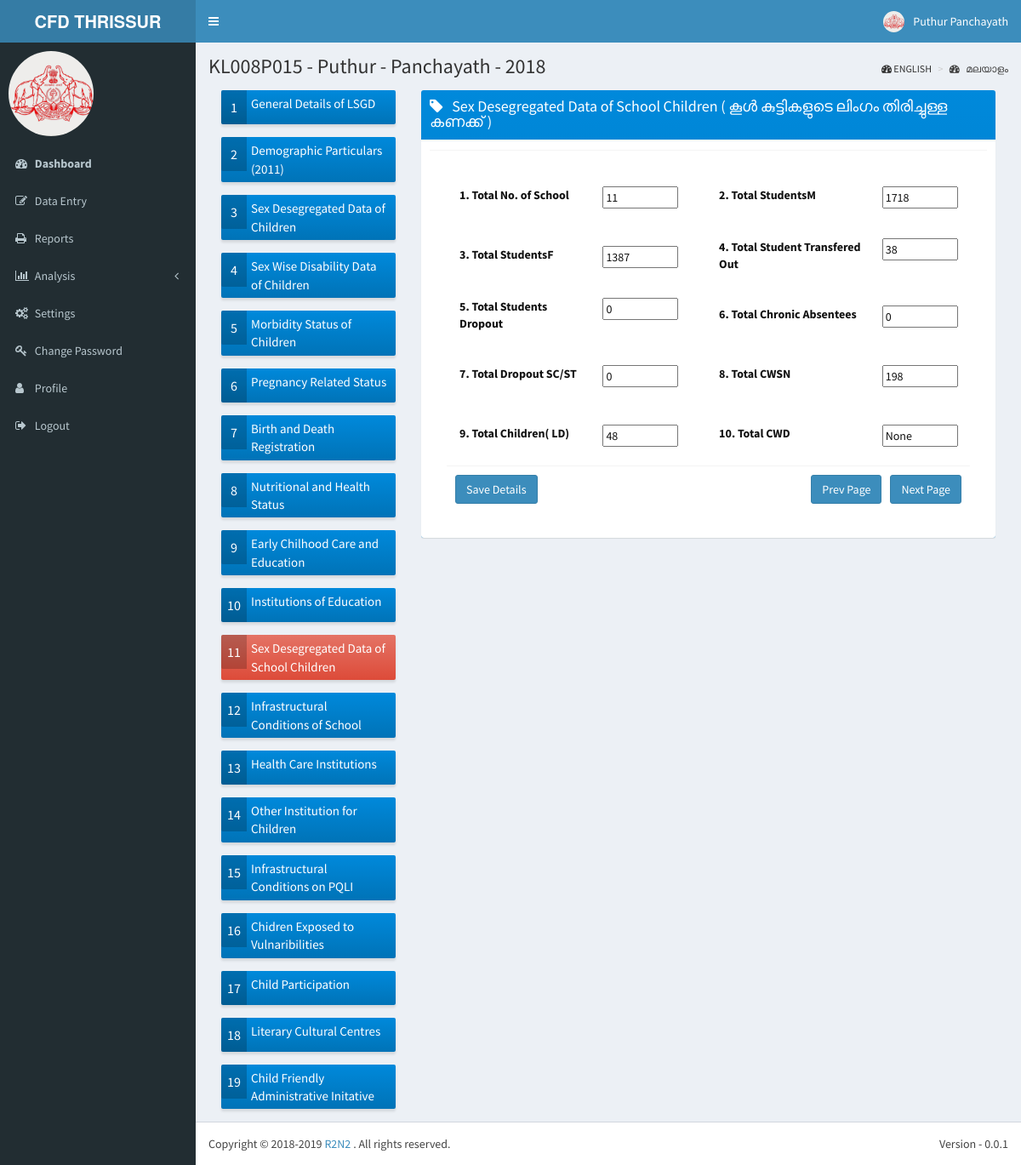
/data/sddosc/ (signed in), run on the app's committed database.
### lsgd/models.py (models this page shows)
class Lsgd(models.Model):
    lsgd_code = models.CharField(max_length = 15, unique = True, primary_key = True)
    lsgd_name = models.CharField(max_length = 100, unique = True)
    lsgd_type = models.CharField(max_length = 15)
    lsgd_district = models.ForeignKey('District', on_delete = models.SET_NULL, null=True)
    lsgd_taluk = models.ForeignKey('Taluk', on_delete = models.SET_NULL, null = True)
    lsgd_block = models.ForeignKey('Block', on_delete = models.SET_NULL, null = True)
    lsgd_assembly = models.ForeignKey('Assembly', on_delete = models.SET_NULL, null = True)
    lsgd_parliament = models.ForeignKey('Parliament', on_delete = models.SET_NULL, null = True)

### qbnk/models.py (models this page shows)
class QuestionBank(models.Model):
    question_code = models.CharField(max_length = 10, unique = True, primary_key = True)
    question_text = models.CharField(max_length = 500)
    question_text_m = models.CharField(max_length = 500)
    question_type = models.CharField(max_length = 10)
    question_options = models.CharField(max_length = 200, blank=True)

### data/models.py (models this page shows)
class D011(models.Model):
	lsgd_code_and_year = models.CharField(max_length = 20, unique = True, primary_key = True)
	Total_NoofSchool = models.IntegerField(null = True)
	Total_Students_M = models.IntegerField(null = True)
	Total_Students_F = models.IntegerField(null = True)
	Total_Student_Transfered_Out = models.IntegerField(null = True)
	Total_Students_Dropout = models.IntegerField(null = True)
	Total_Chronic_Absentees = models.IntegerField(null = True)
	Total_Dropout_SCST = models.IntegerField(null = True)
	Total_CWSN = models.IntegerField(null = True)
	Total_Children_LD = models.IntegerField(null = True)
	Total_CWD = models.IntegerField(null = True)

### data/views.py (the view)
def sddosc_page(request):
    data_entry_year = 2018
    current_user = request.user
    lsgd_code = current_user.profile.user_lsgd
    district_code = lsgd_code[:5]
    questions_queryset =  QuestionBank.objects.filter(question_code__startswith = "Q011").values().order_by('question_code')
    lsgd_selected = Lsgd.objects.filter(lsgd_code = lsgd_code)
    reqd_data = lsgd_code + str(data_entry_year)
    current_answerset = D011.objects.filter(lsgd_code_and_year = reqd_data )
    if request.method == 'POST':
        data_form011 = F011(request.POST)
        data011 = D011()
        print(request.POST)
        if data_form011.is_valid():
            data011.lsgd_code_and_year = lsgd_code + str(data_entry_year)
            data011.Total_NoofSchool = data_form011.cleaned_data['Total_NoofSchool']
            data011.Total_Students_M = data_form011.cleaned_data['Total_Students_M']
            data011.Total_Students_F = data_form011.cleaned_data['Total_Students_F']
            data011.Total_Student_Transfered_Out = data_form011.cleaned_data['Total_Student_Transfered_Out']
            data011.Total_Students_Dropout = data_form011.cleaned_data['Total_Students_Dropout']
            data011.Total_Chronic_Absentees = data_form011.cleaned_data['Total_Chronic_Absentees']
            data011.Total_Dropout_SCST = data_form011.cleaned_data['Total_Dropout_SCST']
            data011.Total_CWSN = data_form011.cleaned_data['Total_CWSN']
            data011.Total_Children_LD = data_form011.cleaned_data['Total_Children_LD']
            data011.Total_CWD = data_form011.cleaned_data['Total_CWD']
            data011.save()
        else:
            print('Form not valid')
        if 'next_page' in request.POST:
            print("Next page clicked")
            return redirect('/data/icos/')
        elif 'prev_page' in request.POST:
            print("Prev page clicked")
            return redirect('/data/ioe/')
        else:
            print("Save details clicked")
    else:
        print("Not a POST request")
    if (current_user.profile.user_lang == 0):
        return render(request, 'data/11sddosc.html', {'questions': questions_queryset, 'lsgd_selected': lsgd_selected, 'data_entry_year': data_entry_year, \
                            'current_user': current_user, 'answers': current_answerset})
    else:
        return render(request, 'data/11sddoscm.html', {'questions': questions_queryset, 'lsgd_selected': lsgd_selected, 'data_entry_year': data_entry_year, \
                            'current_user': current_user, 'answers': current_answerset})

### data/templates/data/11sddosc.html (shortened to what this page needs)
{% extends 'r2n2/base.html' %}
{% block userinfo %}
          <li class="dropdown user user-menu">
            <a href="#" class="dropdown-toggle" data-toggle="dropdown">
              <img src="/static/dist/img/user2-160x160.jpg" class="user-image" alt="User Image">
              <span class="hidden-xs">{{ current_user.first_name}} {{ current_user.last_name}}</span>
            </a>
          </li>
{% endblock %}
{% block content_header %}
	<section class="content-header">
	<h1>
		{{ lsgd_selected.0.lsgd_code }} -
        {{ lsgd_selected.0.lsgd_name }} -
        {{ lsgd_selected.0.lsgd_type }} -
		{{ data_entry_year }}
    </h1>
	<ol class="breadcrumb">
        <li><i class="fa fa-dashboard"></i> ENGLISH</li>
        <li><a href="#"><i class="fa fa-dashboard"></i> മലയാളം </a></li>
     </ol>
    </section>
{% endblock %}
{% block content %}
<section class="content">
<section class="col-lg-3 col-md-3">
<div class="row">
  <div class="col-md-12 col-sm-6 col-xs-12">
    <a href=""> <div class="info-box bg-blue-gradient">
      <span class="info-box-icon">1</span>
      <div class="info-box-content">
        <span class="info-box-number">General Details of LSGD </span>
      </div>
    </div>
  </div></a>
</div>
<div class="row">
  <div class="col-md-12 col-sm-6 col-xs-12">
    <a href="/data/demp"> <div class="info-box bg-blue-gradient">
      <span class="info-box-icon">2</span>
      <div class="info-box-content">
        <span class="info-box-number">Demographic Particulars (2011) </span>
      </div>
    </div>
  </div></a>
</div>
<div class="row">
  <div class="col-md-12 col-sm-6 col-xs-12">
    <a href="/data/sddc/"> <div class="info-box bg-blue-gradient">
      <span class="info-box-icon">3</span>
      <div class="info-box-content">
        <span class="info-box-number">Sex Desegregated Data of Children</span>
      </div>
    </div>
  </div></a>
</div>
<div class="row">
  <div class="col-md-12 col-sm-6 col-xs-12">
    <a href="/data/swdd/"> <div class="info-box bg-blue-gradient">
      <span class="info-box-icon">4</span>
      <div class="info-box-content">
        <span class="info-box-number">Sex Wise Disability Data of Children </span>
      </div>
    </div>
  </div></a>
</div>
<div class="row">
  <div class="col-md-12 col-sm-6 col-xs-12">
    <a href="/data/msc/"> <div class="info-box bg-blue-gradient">
      <span class="info-box-icon">5</span>
      <div class="info-box-content">
        <span class="info-box-number">Morbidity Status of Children </span>
      </div>
    </div>
  </div></a>
</div>
<div class="row">
  <div class="col-md-12 col-sm-6 col-xs-12">
    <a href="/data/prs/"> <div class="info-box bg-blue-gradient">
      <span class="info-box-icon">6</span>
      <div class="info-box-content">
        <span class="info-box-number">Pregnancy Related Status</span>
      </div>
    </div>
  </div></a>
</div>
<div class="row">
  <div class="col-md-12 col-sm-6 col-xs-12">
    <a href="/data/bdr/"> <div class="info-box bg-blue-gradient">
      <span class="info-box-icon">7</span>
      <div class="info-box-content">
        <span class="info-box-number">Birth and Death Registration </span>
      </div>
    </div>
  </div></a>
</div>
<div class="row">
  <div class="col-md-12 col-sm-6 col-xs-12">
    <a href="/data/nhs/"> <div class="info-box bg-blue-gradient">
      <span class="info-box-icon">8</span>
      <div class="info-box-content">
        <span class="info-box-number">Nutritional and Health Status </span>
      </div>
    </div>
  </div></a>
</div>
<div class="row">
  <div class="col-md-12 col-sm-6 col-xs-12">
    <a href="/data/ecce/"> <div class="info-box bg-blue-gradient">
      <span class="info-box-icon">9</span>
      <div class="info-box-content">
        <span class="info-box-number">Early Chilhood Care and Education</span>
      </div>
    </div>
  </div></a>
</div>
<div class="row">
  <div class="col-md-12 col-sm-6 col-xs-12">
    <a href="/data/ioe/"> <div class="info-box bg-blue-gradient">
      <span class="info-box-icon">10</span>
      <div class="info-box-content">
        <span class="info-box-number">Institutions of Education</span>
      </div>
    </div>
  </div></a>
</div>
<div class="row">
  <div class="col-md-12 col-sm-6 col-xs-12">
    <a href="#"> <div class="info-box bg-red-gradient">
      <span class="info-box-icon">11</span>
      <div class="info-box-content">
        <span class="info-box-number">Sex Desegregated Data of School Children</span>
      </div>
    </div>
  </div></a>
</div>
<div class="row">
  <div class="col-md-12 col-sm-6 col-xs-12">
    <a href="/data/icos/"> <div class="info-box bg-blue-gradient">
      <span class="info-box-icon">12</span>
      <div class="info-box-content">
        <span class="info-box-number">Infrastructural Conditions of School</span>
      </div>
    </div>
  </div></a>
</div>
<div class="row">
  <div class="col-md-12 col-sm-6 col-xs-12">
    <a href="/data/hci/"> <div class="info-box bg-blue-gradient">
      <span class="info-box-icon">13</span>
      <div class="info-box-content">
        <span class="info-box-number">Health Care Institutions</span>
      </div>
    </div>
  </div></a>
</div>
<div class="row">
  <div class="col-md-12 col-sm-6 col-xs-12">
    <a href="/data/oifc/"> <div class="info-box bg-blue-gradient">
      <span class="info-box-icon">14</span>
      <div class="info-box-content">
        <span class="info-box-number">Other  Institution for Children</span>
      </div>
    </div>
  </div></a>
</div>
<div class="row">
  <div class="col-md-12 col-sm-6 col-xs-12">
    <a href="/data/icop/"> <div class="info-box bg-blue-gradient">
      <span class="info-box-icon">15</span>
      <div class="info-box-content">
        <span class="info-box-number">Infrastructural Conditions on PQLI</span>
      </div>
    </div>
  </div></a>
</div>
<div class="row">
  <div class="col-md-12 col-sm-6 col-xs-12">
    <a href="/data/cetv/"> <div class="info-box bg-blue-gradient">
      <span class="info-box-icon">16</span>
      <div class="info-box-content">
        <span class="info-box-number">Chidren Exposed to Vulnaribilities</span>
      </div>
    </div>
  </div></a>
</div>
<div class="row">
  <div class="col-md-12 col-sm-6 col-xs-12">
    <a href="/data/cp/"> <div class="info-box bg-blue-gradient">
      <span class="info-box-icon">17</span>
      <div class="info-box-content">
        <span class="info-box-number">Child Participation</span>
      </div>
    </div>
  </div></a>
</div>
<div class="row">
  <div class="col-md-12 col-sm-6 col-xs-12">
    <a href="/data/lcc/"> <div class="info-box bg-blue-gradient">
      <span class="info-box-icon">18</span>
      <div class="info-box-content">
        <span class="info-box-number">Literary Cultural Centres</span>
      </div>
    </div>
  </div></a>
</div>
<div class="row">
  <div class="col-md-12 col-sm-6 col-xs-12">
    <a href="/data/cfai/"> <div class="info-box bg-blue-gradient">
      <span class="info-box-icon">19</span>
      <div class="info-box-content">
        <span class="info-box-number">Child Friendly Administrative Initative</span>
      </div>
    </div>
  </div></a>
</div>
</section>
<section class="col-lg-9 col-md-9">
          <div class="box box-solid bg-blue-gradient">
            <div class="box-header with-border">
              <h3 class="box-title"><i class="fa fa-tag"></i> &nbsp; Sex Desegregated Data of School Children ( കൂൾ കുട്ടികളുടെ ലിംഗം തിരിച്ചുള്ള കണക്ക്‌  )</h3>
			</div>
			<div class="box-footer text-black">
			<form class="form-horizontal" method="post">
      <div class="box-footer text-black">
      <div class="box-body">
			<table border=0px width=100%>
                    <tr height=70px><td>
                            <label for="Total_NoofSchool" class="col-sm-8">1. {{ questions.0.question_text }}</label>
                            <input id="Total_NoofSchool" name="Total_NoofSchool" type="text" size="7" value="{{ answers.0.Total_NoofSchool}}"></td>
                            <td> <label for="inputEmail3" class="col-sm-8"></label> </td>
                            <td><label for="Total_Students_M" class="col-sm-8">2. {{ questions.1.question_text }}</label>
                            <input id="Total_Students_M" name="Total_Students_M" type="text" size="7" value="{{ answers.0.Total_Students_M}}"></td></td></tr>
                            <tr height=70px><td>
                            <label for="Total_Students_F" class="col-sm-8">3. {{ questions.2.question_text }}</label>
                            <input id="Total_Students_F" name="Total_Students_F" type="text" size="7" value="{{ answers.0.Total_Students_F}}"></td>
                            <td> <label for="inputEmail3" class="col-sm-8"></label> </td>
                            <td><label for="Total_Student_Transfered_Out" class="col-sm-8">4. {{ questions.3.question_text }}</label>
                            <input id="Total_Student_Transfered_Out" name="Total_Student_Transfered_Out" type="text" size="7" value="{{ answers.0.Total_Student_Transfered_Out}}"></td></td></tr>
                            <tr height=70px><td>
                            <label for="Total_Students_Dropout" class="col-sm-8">5. {{ questions.4.question_text }}</label>
                            <input id="Total_Students_Dropout" name="Total_Students_Dropout" type="text" size="7" value="{{ answers.0.Total_Students_Dropout}}"></td>
                            <td> <label for="inputEmail3" class="col-sm-8"></label> </td>
                            <td><label for="Total_Chronic_Absentees" class="col-sm-8">6. {{ questions.5.question_text }}</label>
                            <input id="Total_Chronic_Absentees" name="Total_Chronic_Absentees" type="text" size="7" value="{{ answers.0.Total_Chronic_Absentees}}"></td></td></tr>
                            <tr height=70px><td>
                            <label for="Total_Dropout_SCST" class="col-sm-8">7. {{ questions.6.question_text }}</label>
                            <input id="Total_Dropout_SCST" name="Total_Dropout_SCST" type="text" size="7" value="{{ answers.0.Total_Dropout_SCST}}"></td>
                            <td> <label for="inputEmail3" class="col-sm-8"></label> </td>
                            <td><label for="Total_CWSN" class="col-sm-8">8. {{ questions.7.question_text }}</label>
                            <input id="Total_CWSN" name="Total_CWSN" type="text" size="7" value="{{ answers.0.Total_CWSN}}"></td></td></tr>
                            <tr height=70px><td>
                            <label for="Total_Children_LD" class="col-sm-8">9. {{ questions.8.question_text }}</label>
                            <input id="Total_Children_LD" name="Total_Children_LD" type="text" size="7" value="{{ answers.0.Total_Children_LD}}"></td>
                            <td> <label for="inputEmail3" class="col-sm-8"></label> </td>
                            <td><label for="Total_CWD" class="col-sm-8">10. {{ questions.9.question_text }}</label>
                            <input id="Total_CWD" name="Total_CWD" type="text" size="7" value="{{ answers.0.Total_CWD}}"></td></td></tr>
                </table>
      <div class="box-footer">
        <button type="submit" name="save_details" class="btn btn-primary">Save Details</button>
        <button type="submit" name="next_page" class="btn btn-primary pull-right">Next Page </button>
  <button type="submit" name="prev_page" style='margin-right:10px' class="btn btn-primary pull-right">Prev Page </button>
      </div>
		    </div>
            </form>
          </div>
		  </div>
</section>
</section>
{% endblock %}

### data on the page
Lsgd: lsgd_code "KL008P015", lsgd_name "Puthur", lsgd_type "Panchayath"
QuestionBank: question_text "Total No. of School"
D011: Total_NoofSchool "11", Total_Students_M "1718", Total_Students_F "1387", Total_Student_Transfered_Out "38", Total_Students_Dropout "0", Total_Chronic_Absentees "0", Total_Dropout_SCST "0", Total_CWSN "198", Total_Children_LD "48", Total_CWD "None"
QuestionBank: question_text "Total StudentsM"
QuestionBank: question_text "Total StudentsF"
QuestionBank: question_text "Total Student Transfered Out"
QuestionBank: question_text "Total Students Dropout"
QuestionBank: question_text "Total Chronic Absentees"
QuestionBank: question_text "Total Dropout SC/ST"
QuestionBank: question_text "Total CWSN"
QuestionBank: question_text "Total Children( LD)"
QuestionBank: question_text "Total CWD"

### other printed values
{{ current_user.first_name }} "Puthur"
{{ current_user.last_name }} "Panchayath"
{{ data_entry_year }} "2018"
